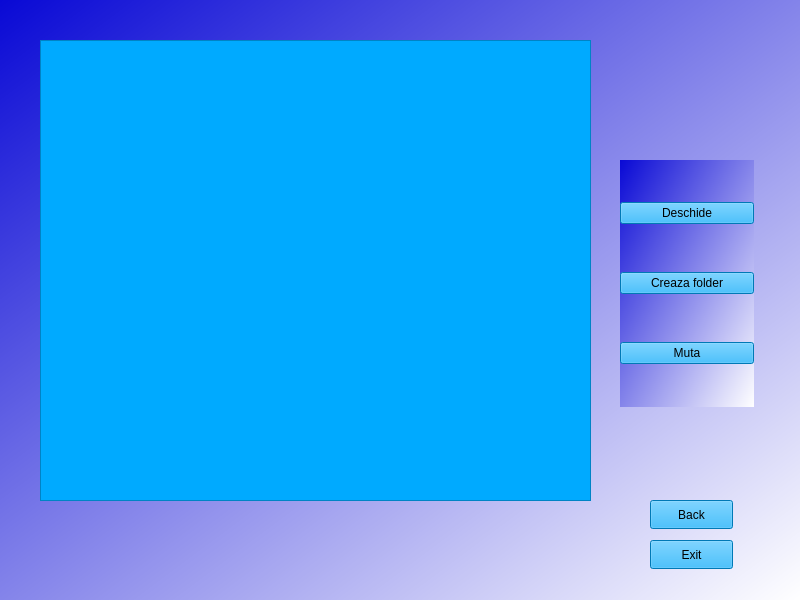
<?xml version="1.0" encoding="UTF-8"?>
<ui version="4.0">
 <class>ddes</class>
 <widget class="QWidget" name="ddes">
  <property name="geometry">
   <rect>
    <x>0</x>
    <y>0</y>
    <width>800</width>
    <height>600</height>
   </rect>
  </property>
  <property name="windowTitle">
   <string>MyDrive</string>
  </property>
  <property name="windowIcon">
   <iconset resource="resurse.qrc">
    <normaloff>:/imagini/d.ico</normaloff>:/imagini/d.ico</iconset>
  </property>
  <property name="styleSheet">
   <string notr="true">background-color: qlineargradient(spread:pad, x1:0, y1:0, x2:1, y2:1, stop:0 rgba(9, 9, 213, 255), stop:1 rgba(255, 255, 255, 255));</string>
  </property>
  <widget class="QListWidget" name="doc">
   <property name="geometry">
    <rect>
     <x>40</x>
     <y>40</y>
     <width>551</width>
     <height>461</height>
    </rect>
   </property>
   <property name="styleSheet">
    <string notr="true">background-color: rgb(85, 170, 255);
background-color: rgb(0, 170, 255);</string>
   </property>
  </widget>
  <widget class="QWidget" name="layoutWidget">
   <property name="geometry">
    <rect>
     <x>620</x>
     <y>160</y>
     <width>134</width>
     <height>247</height>
    </rect>
   </property>
   <layout class="QVBoxLayout" name="verticalLayout">
    <item>
     <widget class="QPushButton" name="VeziDoc">
      <property name="styleSheet">
       <string notr="true">background-color: rgb(85, 170, 255);
background-color: rgb(0, 170, 255);</string>
      </property>
      <property name="text">
       <string>Deschide</string>
      </property>
     </widget>
    </item>
    <item>
     <widget class="QPushButton" name="Folder">
      <property name="styleSheet">
       <string notr="true">background-color: rgb(85, 170, 255);
background-color: rgb(0, 170, 255);</string>
      </property>
      <property name="text">
       <string>Creaza folder</string>
      </property>
     </widget>
    </item>
    <item>
     <widget class="QPushButton" name="Muta">
      <property name="styleSheet">
       <string notr="true">background-color: rgb(85, 170, 255);
background-color: rgb(0, 170, 255);</string>
      </property>
      <property name="text">
       <string>Muta</string>
      </property>
     </widget>
    </item>
   </layout>
  </widget>
  <widget class="QPushButton" name="Back">
   <property name="geometry">
    <rect>
     <x>650</x>
     <y>500</y>
     <width>83</width>
     <height>29</height>
    </rect>
   </property>
   <property name="styleSheet">
    <string notr="true">background-color: rgb(0, 170, 255);</string>
   </property>
   <property name="text">
    <string>Back</string>
   </property>
  </widget>
  <widget class="QPushButton" name="Exit">
   <property name="geometry">
    <rect>
     <x>650</x>
     <y>540</y>
     <width>83</width>
     <height>29</height>
    </rect>
   </property>
   <property name="styleSheet">
    <string notr="true">background-color: rgb(85, 170, 255);
background-color: rgb(0, 170, 255);</string>
   </property>
   <property name="text">
    <string>Exit</string>
   </property>
  </widget>
 </widget>
 <resources>
  <include location="resurse.qrc"/>
 </resources>
 <connections/>
</ui>
